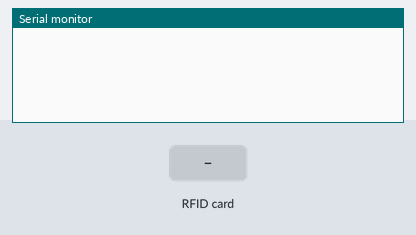
Recording of a sketch running on a simulated Arduino Uno, built with avr-gcc and run on an emulated ATmega328P. On the bench: the last lines printed to the serial monitor. The test bench sets the inputs (shaded band).

Above: at 1.2 s.
1.3 s: RFID card C6 3C 33 2B held to the reader
At 2.5 s:
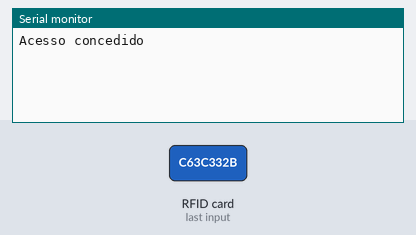
2.8 s: RFID card 5E 7A 19 C4 held to the reader
At 4.0 s:
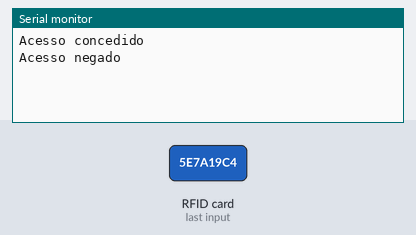

The sketch:

RFID_leitura.ino
```cpp
/*
 * Projeto simples para entender a leitura de tags RFID utilizando o sensor de RFID. Possui duas funções, uma para imprimir no monitor serial
 * a udi do cartão, e uma função para ver se a tag é igual a um valor pré-definido.
 *
 * Letícia Pegoraro Garcez 2021
 */
#include <SPI.h>
#include <MFRC522.h>

MFRC522 leitor(10, 9); //Declaração de um objeto MFRC522

void imprimeSerial(void);
bool verificaIgualdade(String codigoAcesso);

void setup() {
  SPI.begin();
  leitor.PCD_Init();
  Serial.begin(9600);
}

void loop() {
  if (leitor.PICC_IsNewCardPresent()) { //Se eu tenho um cartão no leitor
    //imprimeSerial();
    if(verificaIgualdade("C63C332B")){
      Serial.println("Acesso concedido");
    }else{
      Serial.println("Acesso negado");
    }
    delay(500);
  }

}

void imprimeSerial(void) {
  leitor.PICC_ReadCardSerial();//leia o serial do cartão
  Serial.print("O UID do cartão é: ");
  for (int c = 0; c < leitor.uid.size; c++) {//O uid, identificação do cartão é armazenado em um vetor dentro do objeto MFRC522.
    Serial.print(leitor.uid.uidByte[c], HEX);//Aqui cada byte da udi do cartão é exibido no formato Hexadecimal
  }
  Serial.println();
}

bool verificaIgualdade(String codigoAcesso){
    leitor.PICC_ReadCardSerial();//leia o serial do cartão
    String codigoCartao = "";
     for (int c = 0; c < leitor.uid.size; c++) {//O uid, identificação do cartão é armazenado em um vetor dentro do objeto MFRC522.
    codigoCartao.concat(String(leitor.uid.uidByte[c], HEX));//Aqui cada byte da udi do cartão é exibido no formato Hexadecimal
  }
 // Serial.println(codigo);
 codigoCartao.toUpperCase();
 if(codigoAcesso == codigoCartao){
  return true;
 }
  return false;
}
```

Measured:
- after the input at 1.3 s, the serial monitor: prints a new line at once (image 1)
- after the input at 2.8 s, the serial monitor: prints a new line at once (image 2)
